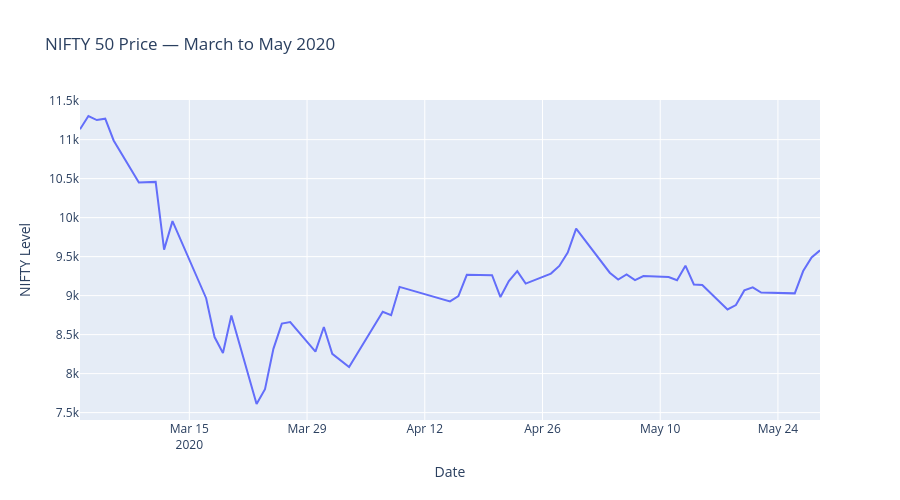

This figure's notebook cell:
### Code cell
fig = go.Figure()

fig.add_trace(
    go.Scatter(
        x=crisis_2020["Date"],
        y=crisis_2020["Close"],
        mode="lines",
        name="NIFTY Close"
    )
)

fig.update_layout(
    title="NIFTY 50 Price — March to May 2020",
    xaxis_title="Date",
    yaxis_title="NIFTY Level",
    hovermode="x unified",
    height=500
)

fig.show()
